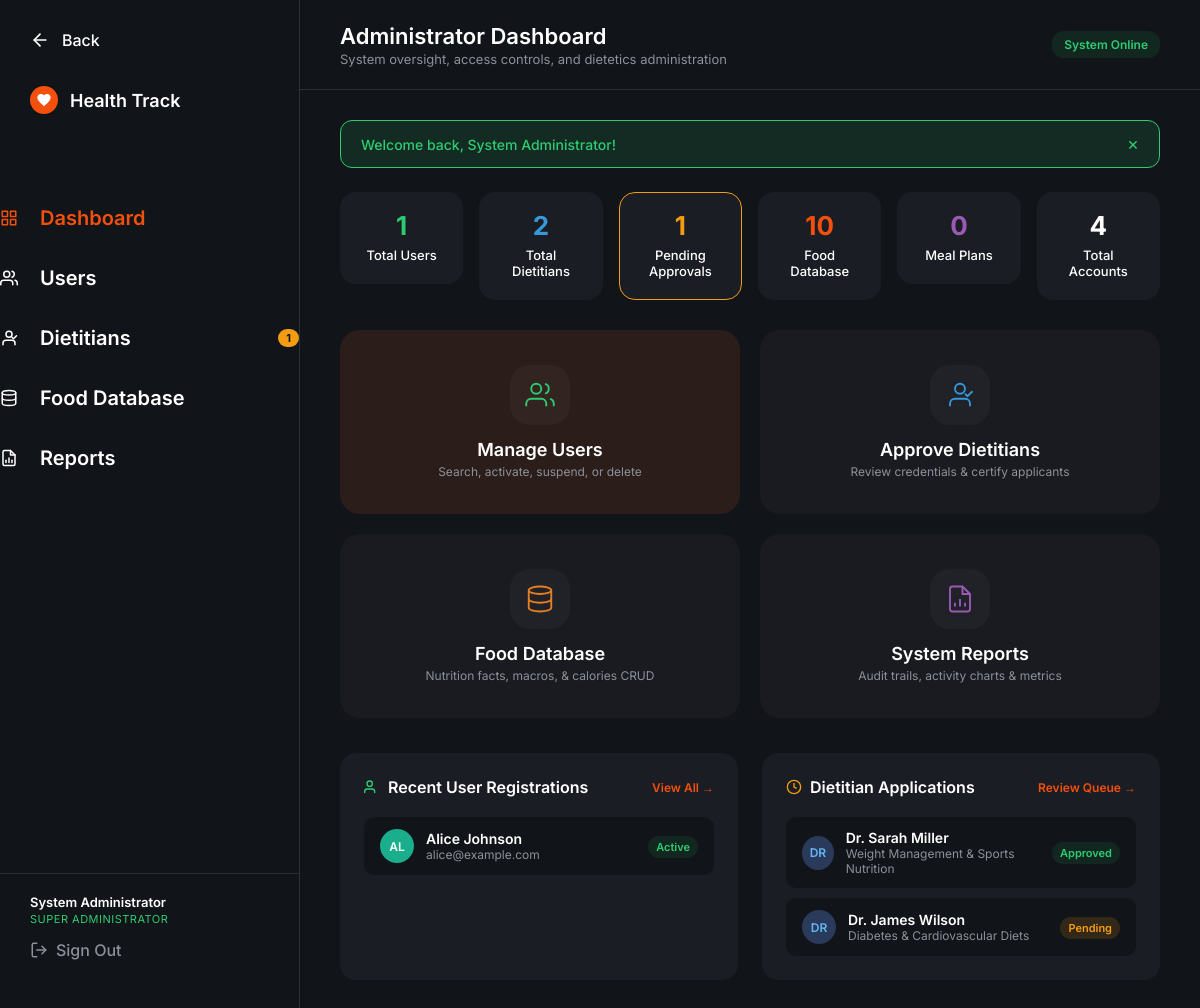
Page /admin/dashboard.php (signed in) on the committed database.
### tables this page shows
CREATE TABLE IF NOT EXISTS `users` (
    `id` INT AUTO_INCREMENT PRIMARY KEY,
    `name` VARCHAR(100) NOT NULL,
    `email` VARCHAR(150) NOT NULL UNIQUE,
    `password` VARCHAR(255) NOT NULL,
    `phone` VARCHAR(30) NULL,
    `role` ENUM('admin', 'dietitian', 'user') NOT NULL DEFAULT 'user',
    `status` ENUM('active', 'inactive', 'suspended', 'pending') NOT NULL DEFAULT 'active',
    `created_at` TIMESTAMP DEFAULT CURRENT_TIMESTAMP,
    `updated_at` TIMESTAMP DEFAULT CURRENT_TIMESTAMP ON UPDATE CURRENT_TIMESTAMP,
    INDEX `idx_role` (`role`),
    INDEX `idx_status` (`status`)
);

CREATE TABLE IF NOT EXISTS `health_profiles` (
    `id` INT AUTO_INCREMENT PRIMARY KEY,
    `user_id` INT NOT NULL UNIQUE,
    `age` INT NULL,
    `gender` ENUM('male', 'female', 'other') NULL,
    `height` DECIMAL(5,2) NULL,  
    `weight` DECIMAL(5,2) NULL,  
    `activity_level` VARCHAR(100) DEFAULT 'moderate',
    `health_goal` VARCHAR(100) DEFAULT 'maintain_weight',
    `dietary_preference` VARCHAR(100) DEFAULT 'anything',
    `daily_calorie_target` INT NULL DEFAULT 2000,
    `bmi` DECIMAL(4,1) NULL,
    `updated_at` TIMESTAMP DEFAULT CURRENT_TIMESTAMP ON UPDATE CURRENT_TIMESTAMP,
    FOREIGN KEY (`user_id`) REFERENCES `users`(`id`) ON DELETE CASCADE
);

CREATE TABLE IF NOT EXISTS `dietitian_profiles` (
    `id` INT AUTO_INCREMENT PRIMARY KEY,
    `user_id` INT NOT NULL UNIQUE,
    `qualification` VARCHAR(255) NULL,
    `certification` VARCHAR(255) NULL,
    `experience` INT NULL DEFAULT 0,
    `specialization` VARCHAR(255) NULL,
    `approval_status` ENUM('pending', 'approved', 'rejected') NOT NULL DEFAULT 'pending',
    `rejection_reason` TEXT NULL,
    `created_at` TIMESTAMP DEFAULT CURRENT_TIMESTAMP,
    `updated_at` TIMESTAMP DEFAULT CURRENT_TIMESTAMP ON UPDATE CURRENT_TIMESTAMP,
    FOREIGN KEY (`user_id`) REFERENCES `users`(`id`) ON DELETE CASCADE
);

### admin/dashboard.php (the view, shortened to what the rows shown need)
<?php
require_once __DIR__ . '/../includes/auth.php';
requireRole('admin');
$currentUser = getCurrentUser();
$pdo = getDBConnection();
$recentUsers = $pdo->query("
    SELECT u.id, u.name, u.email, u.status, u.created_at, h.health_goal, h.bmi
    FROM users u
    LEFT JOIN health_profiles h ON u.id = h.user_id
    WHERE u.role = 'user'
    ORDER BY u.created_at DESC
    LIMIT 4
")->fetchAll();
$recentDietitians = $pdo->query("
    SELECT u.id, u.name, u.email, dp.specialization, dp.qualification, dp.approval_status, dp.created_at
    FROM dietitian_profiles dp
    JOIN users u ON dp.user_id = u.id
    ORDER BY dp.created_at DESC
    LIMIT 4
")->fetchAll();
?>
<!DOCTYPE html>
<html lang="en">
<head>
    <link rel="stylesheet" href="../dashboard.css">
</head>
<body>
    <div class="dashboard-layout">
        <?php include __DIR__ . '/sidebar.php'; ?>
        <main class="main-content" style="overflow-y: auto;">
            <header class="top-header" style="justify-content: space-between;">
                <div>
                    <h1 class="header-title" style="font-size: 22px;">Administrator Dashboard</h1>
                </div>
            </header>
            <div class="content-wrapper" style="max-width: 1300px; padding: 30px 40px;">
                <div style="display: grid; grid-template-columns: 1fr 1fr; gap: 24px;">
                    <div class="panel-card" style="border-radius: 16px;">
                        <?php if (empty($recentUsers)): ?>
                            <p style="color: var(--text-muted); font-size: 13px;">No users registered yet.</p>
                        <?php else: ?>
                            <div style="display: flex; flex-direction: column; gap: 10px;">
                                <?php foreach ($recentUsers as $ru): ?>
                                    <div style="background-color: var(--bg-dark); border-radius: 10px; padding: 12px 16px; display: flex; justify-content: space-between; align-items: center;">
                                        <div style="display: flex; align-items: center; gap: 12px;">
                                            <div class="avatar" style="width: 34px; height: 34px; font-size: 12px;">
                                                <?= strtoupper(substr($ru['name'], 0, 2)) ?>
                                            </div>
                                            <div>
                                                <div style="font-size: 14px; font-weight: 600; color: var(--text-light);"><?= e($ru['name']) ?></div>
                                                <div style="font-size: 12px; color: var(--text-muted);"><?= e($ru['email']) ?></div>
                                            </div>
                                        </div>
                                        <div style="text-align: right;">
                                            <span class="status-badge status-<?= ($ru['status'] === 'active') ? 'active' : 'suspended' ?>" style="font-size: 11px; padding: 4px 8px;">
                                                <?= ucfirst(e($ru['status'])) ?>
                                            </span>
                                        </div>
                                    </div>
                                <?php endforeach; ?>
                            </div>
                        <?php endif; ?>
                    </div>
                    <div class="panel-card" style="border-radius: 16px;">
                        <?php if (empty($recentDietitians)): ?>
                            <p style="color: var(--text-muted); font-size: 13px;">No dietitian applications yet.</p>
                        <?php else: ?>
                            <div style="display: flex; flex-direction: column; gap: 10px;">
                                <?php foreach ($recentDietitians as $rd): ?>
                                    <div style="background-color: var(--bg-dark); border-radius: 10px; padding: 12px 16px; display: flex; justify-content: space-between; align-items: center;">
                                        <div style="display: flex; align-items: center; gap: 12px;">
                                            <div class="avatar avatar-blue" style="width: 34px; height: 34px; font-size: 12px;">
                                                <?= strtoupper(substr($rd['name'], 0, 2)) ?>
                                            </div>
                                            <div>
                                                <div style="font-size: 14px; font-weight: 600; color: var(--text-light);"><?= e($rd['name']) ?></div>
                                                <div style="font-size: 12px; color: var(--text-muted);"><?= e($rd['specialization'] ?? 'Dietetics') ?></div>
                                            </div>
                                        </div>
                                        <div style="text-align: right;">
                                            <?php if ($rd['approval_status'] === 'approved'): ?>
                                                <span class="status-badge status-active" style="font-size: 11px; padding: 4px 8px;">Approved</span>
                                            <?php elseif ($rd['approval_status'] === 'rejected'): ?>
                                                <span class="status-badge status-suspended" style="font-size: 11px; padding: 4px 8px;">Rejected</span>
                                            <?php else: ?>
                                                <span class="status-badge" style="background-color: rgba(243, 156, 18, 0.15); color: #f39c12; font-size: 11px; padding: 4px 8px;">Pending</span>
                                            <?php endif; ?>
                                        </div>
                                    </div>
                                <?php endforeach; ?>
                            </div>
                        <?php endif; ?>
                    </div>
                </div>
            </div>
        </main>
    </div>
</body>
</html>

### admin/sidebar.php (shortened to what the rows shown need)
<?php
$currentUser = getCurrentUser();
?>
<aside class="sidebar admin-sidebar">
    <div class="sidebar-footer" style="margin-top: auto; padding: 20px 30px; border-top: 1px solid var(--sidebar-border);">
        <div style="font-size: 13px; color: var(--text-light); font-weight: 600; margin-bottom: 2px;"><?= e($currentUser['name'] ?? 'Admin') ?></div>
        <div style="font-size: 11px; color: #2ecc71; margin-bottom: 14px; text-transform: uppercase; letter-spacing: 0.5px;">Super Administrator</div>
        <a href="../logout.php" class="nav-link sign-out" style="padding: 0; display: flex; align-items: center; gap: 8px;">
            <svg viewBox="0 0 24 24" width="18" height="18" fill="none" stroke="currentColor" stroke-width="2" stroke-linecap="round" stroke-linejoin="round">
                <path d="M9 21H5a2 2 0 0 1-2-2V5a2 2 0 0 1 2-2h4"></path>
                <polyline points="16 17 21 12 16 7"></polyline>
                <line x1="21" y1="12" x2="9" y2="12"></line>
            </svg>
            Sign Out
        </a>
    </div>
</aside>

### rows in the picture
users: name "System Administrator"
health_profiles: user.name "AL", user.name "Alice Johnson", user.email "alice@example.com", user.status "Active"
dietitian_profiles: user.name "DR", user.name "Dr. Sarah Miller", specialization "Weight Management & Sports Nutrition", approval_status "Approved"
dietitian_profiles: user.name "DR", user.name "Dr. James Wilson", specialization "Diabetes & Cardiovascular Diets", approval_status "Pending"

### other values in the picture
$pendingCount "1"
$message "Welcome back, System Administrator!"
$totalUsers "1"
$totalDietitians "2"
$pendingDietitians "1"
$totalFoods "10"
$totalMealPlans "0"
$totalAccounts "4"
